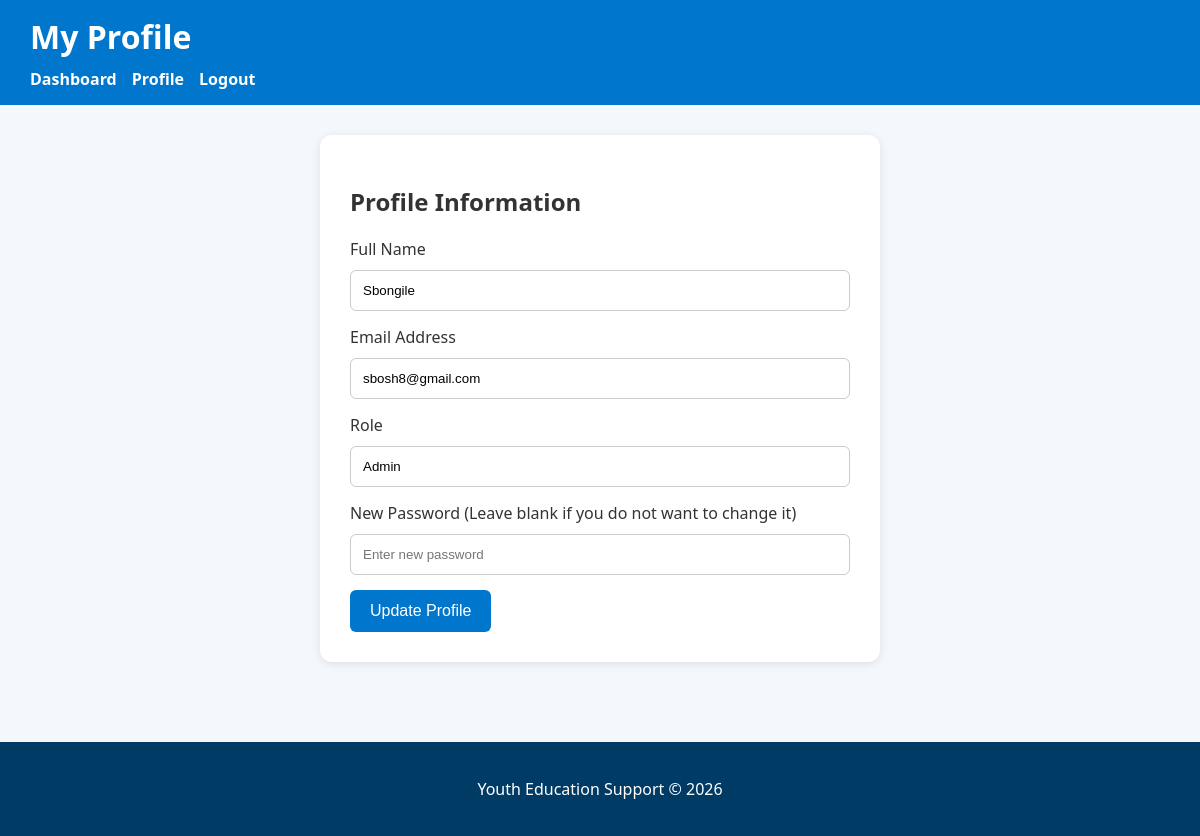
The page /profile.php (signed in) on the database its author committed.
### tables this page shows
CREATE TABLE `users` (
  `id` int(11) NOT NULL,
  `fullname` varchar(100) NOT NULL,
  `email` varchar(100) NOT NULL,
  `password` varchar(255) NOT NULL,
  `role` enum('admin','student') DEFAULT 'student',
  `created_at` timestamp NOT NULL DEFAULT current_timestamp()
);

### profile.php (the view, shortened to what this page needs)
<?php
include("db.php");
$email=$_SESSION['user'];
$result=mysqli_query(
$conn,
"SELECT * FROM users
WHERE email='$email'"
);
$row=mysqli_fetch_assoc($result);
?>
<!DOCTYPE html>
<html>
<head>
<link rel="stylesheet" href="style.css">
</head>
<body>
<header>
<h1>My Profile</h1>
<nav>
<?php
if($_SESSION['role']=="admin"){
?>
<a href="admin_dashboard.php">Dashboard</a>
<?php
}
else{
?>
<a href="dashboard.php">Dashboard</a>
<?php
}
?>
<a href="profile.php">Profile</a>
<a href="logout.php">Logout</a>
</nav>
</header>
<div class="container">
<form method="POST">
<h2>Profile Information</h2>
<label>Full Name</label>
<input
type="text"
name="fullname"
value="<?php echo $row['fullname']; ?>"
required>
<label>Email Address</label>
<input
type="email"
name="email"
value="<?php echo $row['email']; ?>"
required>
<label>Role</label>
<input
type="text"
value="<?php echo ucfirst($row['role']); ?>"
readonly>
<label>
New Password
(Leave blank if you do not want to change it)
</label>
<input
type="password"
name="password"
placeholder="Enter new password">
<button
type="submit"
name="update">
Update Profile
</button>
</form>
</div>
<footer>
<p>
Youth Education Support © 2026
</p>
</footer>
</body>
</html>

### style.css (style rules this page uses)
body { margin:0; font-family:Segoe UI, Arial, sans-serif; background:#f4f8fc; color:#333; }
header { background:#0077CC; color:white; padding:15px 30px; }
header h1 { margin:0; }
nav { margin-top:10px; display:flex; flex-wrap:wrap; gap:15px; }
nav a { color:white; text-decoration:none; font-weight:bold; }
.container { width:90%; max-width:1100px; margin:auto; padding:30px 0; }
form { background:white; padding:30px; max-width:500px; margin:auto; border-radius:12px; box-shadow:0 2px 10px rgba(0,0,0,0.1); }
input, textarea, select { width:100%; padding:12px; margin-top:10px; margin-bottom:15px; border:1px solid #ccc; border-radius:6px; box-sizing:border-box; }
button { padding:12px 20px; background:#0077CC; color:white; border:none; border-radius:6px; cursor:pointer; font-size:16px; transition:.3s; }
footer { background:#003B66; color:white; text-align:center; padding:20px; margin-top:50px; }

### rows shown on the page
users: fullname "Sbongile", email "sbosh8@gmail.com", role "Admin"
